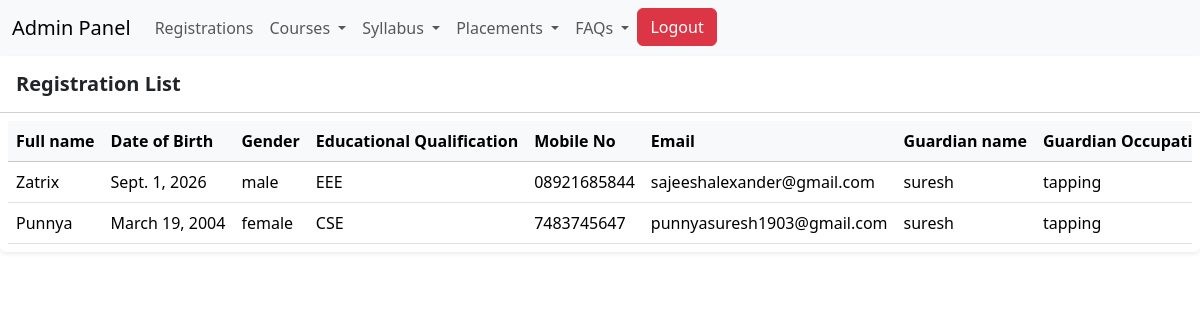
The page /Registration/registrationlist/ (signed in) on the database its author committed.
### Registration/models.py (models this page shows, shortened)
class StudentRegistration(models.Model):
    GENDER_CHOICES = [
        ("male", "Male"),
        ("female", "Female"),
        ("other", "Other"),
    ]
    TRAINING_MODE_CHOICES = [
        ("online", "Live Online"),
        ("classroom", "Classroom"),
    ]
    LOCATION_CHOICES = [
        ("technopark", "Technopark TVM"),
        ("thampanoor", "Thampanoor TVM"),
        ("kochi", "Kochi"),
        ("nagercoil", "Nagercoil"),
        ("online", "Online"),
    ]
    TIMING_CHOICES = [
        ("8am-10am", "Between 8am - 10am"),
        ("9am-1pm", "Between 9am - 1pm"),
        ("1pm-6pm", "Between 1pm - 6pm"),
        ("6pm-10pm", "Between 6pm - 10pm"),
    ]
    full_name = models.CharField(max_length=100)
    date_of_birth = models.DateField()
    gender = models.CharField(max_length=10, choices=GENDER_CHOICES)
    educational_qualification = models.CharField(max_length=100, blank=True)
    mobile = models.CharField(max_length=15)
    email = models.EmailField(unique=True)
    guardian_name = models.CharField(max_length=100, blank=True)
    guardian_occupation = models.CharField(max_length=100, blank=True)
    guardian_mobile = models.CharField(max_length=15, blank=True)
    course = models.ForeignKey(CourseList, on_delete=models.PROTECT)
    training_mode = models.CharField(max_length=20, choices=TRAINING_MODE_CHOICES)
    location = models.CharField(max_length=20, choices=LOCATION_CHOICES)
    preferred_timings = models.JSONField(default=list)
    address = models.TextField(blank=True)
    country = models.CharField(max_length=100, blank=True)

### Registration/views.py (the view)
# urls.py: path('registrationlist/',views.registrationlist,name='registrationlist')
@login_required
def registrationlist(request):
   registrationDetails = StudentRegistration.objects.all()
   return render(request,'admin/registrationlist.html',{'regDetails':registrationDetails})

### Courses/models.py (called while the page is built)
    def __str__(self):
        return self.course_name

### templates/admin/registrationlist.html (shortened to what this page needs)
{% extends 'adminLayout.html' %}
{% load static %}
{% block content %}
<body>
    <div class="card border-0 shadow-sm">
        <div class="card-header bg-white py-3">
            <h5 class="fw-semibold mb-0">
                Registration List
            </h5>
        </div>
        <div class="card-body p-2 container-fluid">
            <div class="table-responsive">
                <table class="table table-hover align-middle mb-0" style="width:max-content;">
                    <thead class="table-light ">
                        <tr>
                            <th>Full name</th>
                            <th>Date of Birth</th>
                            <th>Gender</th>
                            <th>Educational Qualification</th>
                            <th>Mobile No</th>
                            <th>Email</th>
                            <th>Guardian name</th>
                            <th>Guardian Occupation</th>
                        </tr>
                    </thead>
                    <tbody>
                        {% if regDetails %}
                        {% for detial in regDetails %}
                        <tr>
                            <td>{{detial.full_name}}</td>
                            <td>{{detial.date_of_birth}}</td>
                            <td>{{detial.gender}}</td>
                            <td>{{detial.educational_qualification}}</td>
                            <td>{{detial.mobile}}</td>
                            <td>{{detial.email}}</td>
                            <td>{{detial.guardian_name}}</td>
                            <td>{{detial.guardian_occupation}}</td>
                        </tr>
                        {% endfor %}
                        {% else %}
                        <tr>
                            No Registrations
                        </tr>
                        {% endif %}
                    </tbody>
                </table>
            </div>
        </div>
    </div>
</body>
{% endblock %}

### rows shown on the page
StudentRegistration: full_name "Zatrix", date_of_birth "Sept. 1, 2026", gender "male", educational_qualification "EEE", mobile "08921685844", email "sajeeshalexander@gmail.com", guardian_name "suresh", guardian_occupation "tapping"
StudentRegistration: full_name "Punnya", date_of_birth "March 19, 2004", gender "female", educational_qualification "CSE", mobile "7483745647", email "punnyasuresh1903@gmail.com", guardian_name "suresh", guardian_occupation "tapping"
